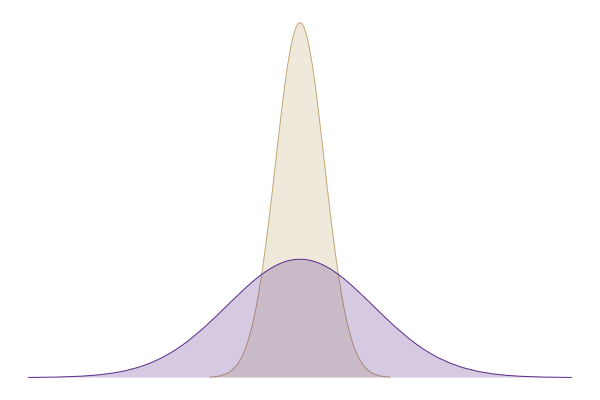

Julia code for this plot:
using Distributions, StatsPlots

p = plot(Normal(0,1), color = "#C1A875", fill=(0, .25,"#C1A875"))
# vline!([18], color = "#C1A875", linewidth = 5)

plot!(Normal(0,3), color = "#592C88", fill=(0, .25,"#592C88"), grid = false, legend = false, showaxis = false, ticks = false)
# vline!([0], color = "#592C88", linewidth = 5)

savefig(p, "measures-of-spread.png")
